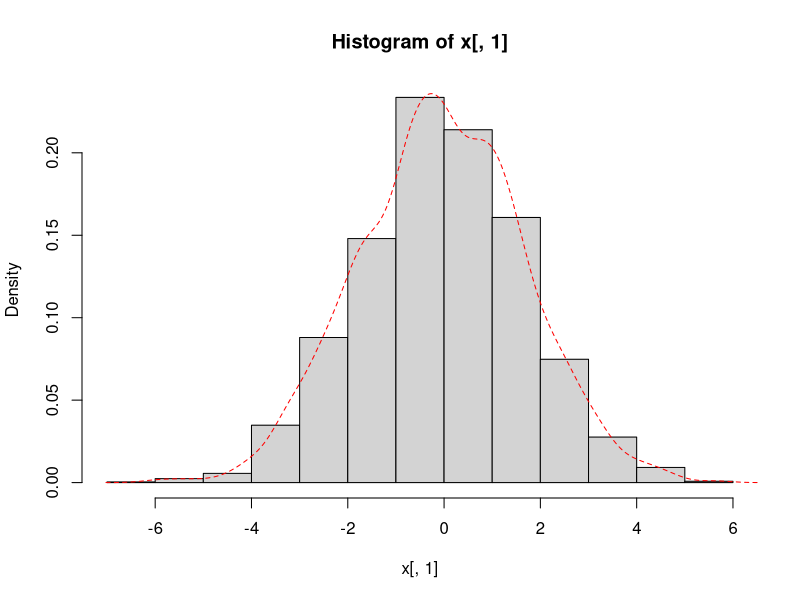
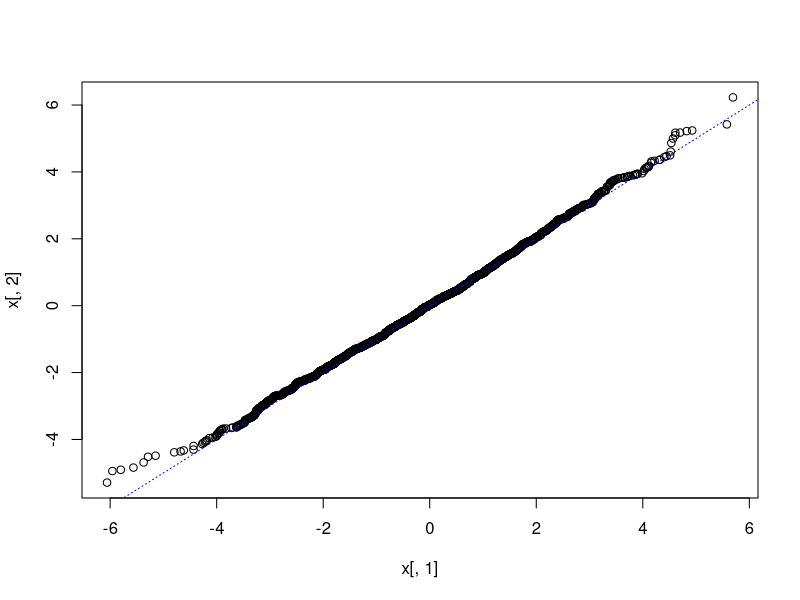
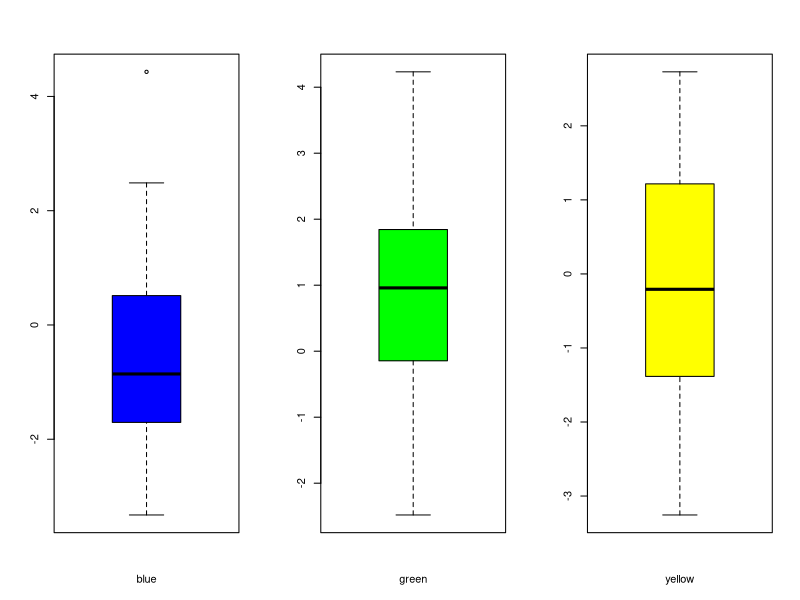

Recreate these plots in R, in order.
#pregunta1
#a
list1=list(x=c(35:5,6:35),
           y=c(rep(letters[1:5],each=12),"e"),
           mat=matrix(rexp(16,5),nrow=4, ncol=4),
           list2=list(t=35,
                      d=data.frame(gender=c("male", "male", "male", "female", "female", "female", "male", "male", "male", "female", "female", "female"),
                                   age=c(23, 48, 37, 37, 19, 54, 21, 20, 41, 26, 35, 32))))
#b
  #a
list1$x[c(4,7)]
  #b
list1$mat[3,4]
  #c
data=list1$list2$d
data[c(1:6),1]
  #d
data[data$gender=="female",2]
#Subsetting lists with ???[???-operator returns always a list, while [[, and $ pull out elements of the list:
#c
  #a
factor(list1$y,levels=c("c","d","b","a","e"))
  #b
list1$mat<-list1$mat[-1,-3]
  #c
age2<-c(1:12)
data$age2<-ifelse(data$age>list1$list2$t,"old","young")
  #d
data<-data[50>data$age & data$age>=21,]
#pregunta2
#a
x<-matrix(data=rnorm(30000,mean=0,sd=sqrt(3)),nrow=2500, ncol=12)
#b
xm<-mean(x)
xsd<-sd(x,na.rm=TRUE)
x1<-((x-xm)/xsd)
#c
x<-x[rowSums(x>0)>=6,]
#d
matr<-list1$mat
maximo<-max(matr[,-3])
minimo<-min(matr[,-3])
range<-matrix(nrow=1,ncol=3)
for(i in 1:3){
  range[1,i]<-ifelse(matr[i,3]<maximo&matr[i,3]>minimo,TRUE,FALSE)
}
#e
for(i in 1:dim(x)[1]) {
  x[i,which(x[i,]==max(x[i,]))]<-x[i,which(x[i,]==min(x[i,]))]
}
#f
x=matrix(data=rnorm(30000,mean=0,sd=sqrt(3)), nrow=2500, ncol=12)
for(i in 1:2499){
  ifelse(x[i,1]>0,x[i+1,1]<-(x[i+1,1]+runif(1,min=-1,max=1)),x[i+1,1]<-(x[i+1,1]+runif(1, min=-2,max=2)))
}
#g
set.seed(2015)
w<-runif(10)
x<-runif(10)
y<-runif(10)
z<-runif(10)
dat<-data.frame(a=w, b=x, c=y, d=z)
dat
for(i in 1:10) {
  dat$e[i] <- as.logical(
    (max(dat$a[i],dat$b[i]) < min(dat$c[i],dat$d[i]))|(max(dat$c[i],dat$d[i]) < min(dat$a[i],dat$b[i]))
  )
  ifelse(dat$e[i]==FALSE,dat$e[i]<-TRUE,dat$e[i]<-FALSE)
}

#pregunta3
x<-matrix(data=rnorm(30000,mean=0,sd=sqrt(3)), nrow=2500, ncol=12)
#a
pdf("atl.graph1.pdf")
hist(x[,1],prob=TRUE)
lines(density(x[,1]), col="red", lty=2)
dev.off()
#b
pdf("atl.graph2.pdf")
qqplot(x[,1],x[,2])
abline(a=0,b=1,col="blue",lty=3)
dev.off()
#c
pdf("atl.graph3.pdf")
par(mfcol=c(1,3))
boxplot(x[1,],xlab="blue",col="blue")
boxplot(x[4,],xlab="green",col="green")
boxplot(x[7,],xlab="yellow",col="yellow")
dev.off()
